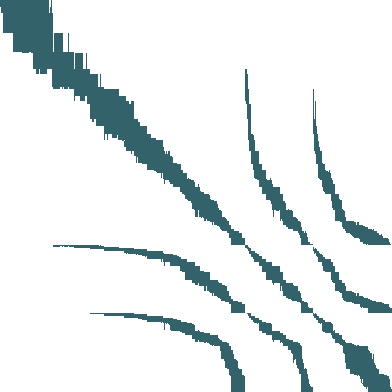
#> input picture python-script/img_noborder0.png, 392 x 392 px, found by its file name
$ jupyter execute --allow-errors Untitled.ipynb   (older library calls are emulated)
#> lines starting #> are read from the running program, lines starting #| are printed output that depends on the picture; after the words box and inside, x2 and y2 are one past the last pixel; in counts of white or black regions, pixels touching at a corner belong together
[cell 1]
import seaborn as sns
import pandas as pd
import numpy as np
import math
from sklearn.neighbors import NearestNeighbors
import matplotlib.pyplot as plt
import operator
from PIL import Image
import sys
import webcolors as wb
knn=50

from sklearn import preprocessing
from sklearn.preprocessing import StandardScaler,MinMaxScaler

import  heidiHelper as hh
import orderPoints as op

[cell 2]
# [88 lines left out: functions generateHeidiMatrixResults_noorder, generateHeidiMatrixResults_noorder_helper, orderPoints, not called in this run]

#> (a cell that did not finish here is left out)

#> (a cell that did not finish here is left out)

[cell 5]
import heidiVisualization as hv

#> (a cell that did not finish here is left out)

#> (a cell that did not finish here is left out)

[cell 8]
from skimage.measure import compare_ssim
import imutils
import cv2

[cell 9]
img1 = cv2.imread('C:\\Users\\t-aygupt\\Documents\\GitHub\\subspaceVis\\img_noborder0.png')
#> img1 is the input picture: shape (392, 392, 3); mean B, G, R 236.1, 235, 229
img2 = cv2.imread('C:\\Users\\t-aygupt\\Documents\\GitHub\\subspaceVis\\img_noborder5.png')
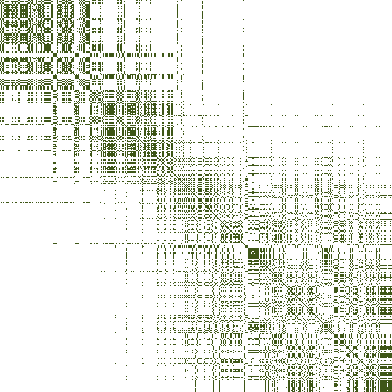
#> input picture python-script/img_noborder5.png, 392 x 392 px, found by its file name
#> img2 is the input picture: shape (392, 392, 3); mean B, G, R 225.4, 233.4, 230.4
g1 = cv2.cvtColor(img1,cv2.COLOR_BGR2GRAY)
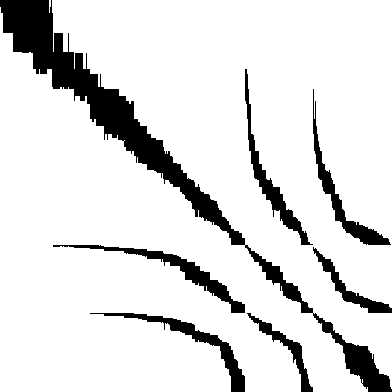
#> g1: shape (392, 392); values 85 (black) and 255 (white), 87.2% white; 7 black regions, largest, box (x1, y1, x2, y2) and area: (0, 0, 392, 392) 11731, (53, 245, 245, 313) 1638, (90, 313, 245, 392) 1531
g2 = cv2.cvtColor(img2,cv2.COLOR_BGR2GRAY)
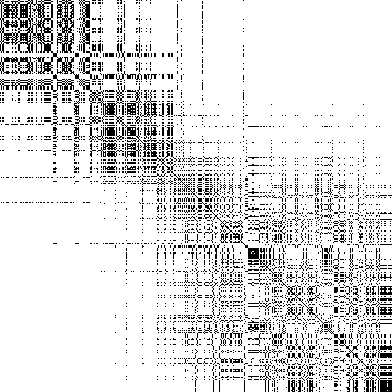
#> g2: shape (392, 392); values 72 (black) and 255 (white), 87.2% white; black in thin lines or dots
g1[g1>0]=255
#> g1: shape (392, 392); 12.76% of pixels changed, all inside (x1, y1, x2, y2) = (0, 0, 392, 392)
g2[g2>0]=255
(score,diff) = compare_ssim(g1,g2,full=True)
#> diff: shape (392, 392) float64; every value is 1
#> score = 1

[cell 10]
cv2.imshow('image',img1)
cv2.waitKey(0)
cv2.destroyAllWindows()

[cell 11]
def mse(imageA, imageB):
    # the 'Mean Squared Error' between the two images is the
    # sum of the squared difference between the two images;
    # NOTE: the two images must have the same dimension
    err = np.sum((imageA.astype("float") - imageB.astype("float")) ** 2)
#> err = 0
    print(err)
#| 0.0
    err /= float(imageA.shape[0] * imageA.shape[1])

    # return the MSE, the lower the error, the more "similar"
    # the two images are
    return err

[cell 12]
mse(g1,g2)
#> Out = 0

[cell 13]
(score,diff) = compare_ssim(g1,g2,full=True)

[cell 14]
score
#> Out = 1

[cell 15]
tmp = g1==g2
#> tmp: shape (392, 392) bool; every value is 1
unique,counts = np.unique(tmp,return_counts=True)
#> unique = [True]; counts = [153664]
print(np.asarray((unique,counts)).T)
#| [[     1 153664]]

[cell 16]
np.unique(img1,return_counts=True)
#> Out = ([51, 98, 107, 255], [19600, 19600, 19600, 402192])

[cell 17]
np.unique(img2,return_counts=True)
#> Out = ([23, 62, 86, 255], [19600, 19600, 19600, 402192])

[cell 18]
g1 = cv2.cvtColor(img1,cv2.COLOR_BGR2GRAY)
g2 = cv2.cvtColor(img2,cv2.COLOR_BGR2GRAY)

[cell 19]
np.unique(g1,return_counts=True)
#> Out = ([85, 255], [19600, 134064])

[cell 20]
g1[g1==255]=0
g1[g1>0]=1

[cell 21]
g2[g2==255]=0
#> g2: shape (392, 392); values 0 (black) and 72 (white), 12.8% white in thin lines or dots
g2[g2>0]=1
#> g2: shape (392, 392); values 0 (black) and 1 (white), 12.8% white in thin lines or dots

[cell 22]
np.unique(g1,return_counts=True)
#> Out = ([0, 1], [134064, 19600])

[cell 23]
mse(g1,g2)
#| 26800.0
#> Out = 0.174
